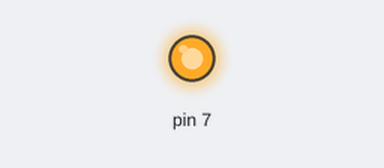
A sketch run on a simulated Arduino Uno, built with avr-gcc and run on an emulated ATmega328P. Shown: output pins drawn as LEDs (lit = HIGH). At 2.2 s the program stops and its outputs stay as they are.

Above: at 0.5 s.
At 2.05 s:
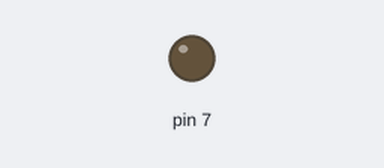
Timing chart, 0 to 3.0 s (numbered marks = the images above):
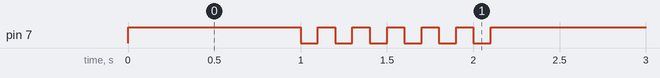

The sketch:

05_practice_2.ino
```cpp
void setup() {
  pinMode(7, OUTPUT);
  Serial.begin(115200);
  while (!Serial) {
    ;
  }
}

void loop() {
  digitalWrite(7, HIGH);
  delay(1000);
  int i = 0;
  while(i <= 5) {
    digitalWrite(7, LOW);
    delay(100);
    digitalWrite(7, HIGH);
    delay(100);
    i++;
  }
  while(1) {} //infinite loop


}
```

Measured:
- by itself, pin 7: repeats every 0.20 s: LOW 0.10 s, HIGH 0.10 s, until it stays HIGH from 2.1 s
